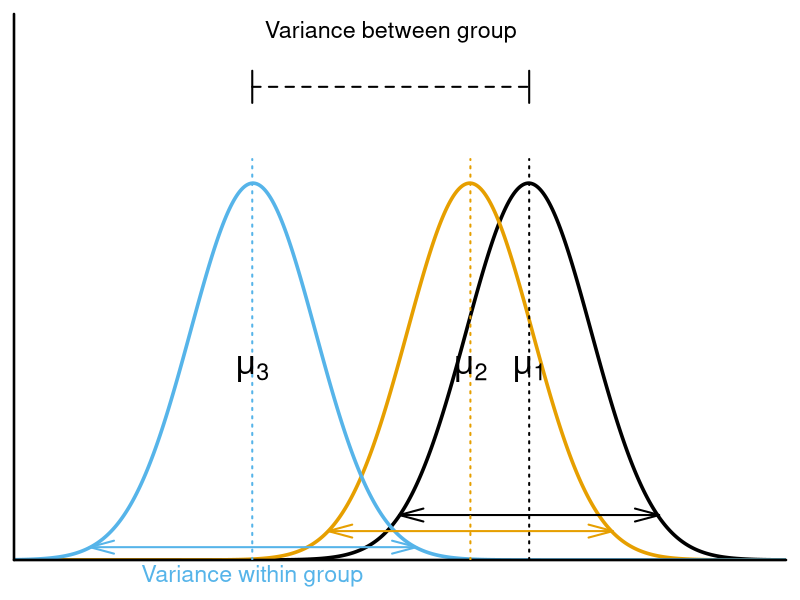

Here is the R script that generated this plot:
######################################
# Conceptual figure for ANOVA
# Will Vieira
# November 12, 2019
######################################


# generate data for 3 diff normal dist
x = seq(0, 21, length.out = 500)
y1 = dnorm(x, 14, 1.7)
y2 = dnorm(x, 12.4, 1.7)
y3 = dnorm(x, 6.5, 1.7)


# plot
colorBlind = c("#000000", "#E69F00", "#56B4E9")

par(xaxs = "i", yaxs = "i", mar = c(2, 0.7, 0.7, 0.7))
plot(x, y1, type = 'l', axes = FALSE, lwd = 3.5, xlab = "", ylab = "", ylim = c(0, 0.34), yaxt = "n", yaxt = "n", col = colorBlind[1])
lines(x, y2, lwd = 3.5, col = colorBlind[2])
lines(x, y3, lwd = 3.5, col = colorBlind[3])
axis(1, at = c(-20, 30), lwd = 2.5)
axis(2, at = c(-5, 5), lwd = 2.5)


# get arrow positions
posList = list() # list to save position
yLevel = c(0.028, 0.018, 0.008) # y value for each arrow

for(i in 1:3)
{
  # get closest value in the rigth and left size of the distribution for the respective yLevel value
  y <- get(paste0('y', i))
  leftValue = which(abs(y[1:250] - yLevel[i]) == min(abs(y[1:250] - yLevel[i])))
  rigthValue = which(abs(y[251:500] - yLevel[i]) == min(abs(y[251:500] - yLevel[i])))

  # get the position of the highest value of y
  hv <- which(abs(y - max(y)) == min(abs(y - max(y))))

  # asign to vector
  posList[[i]] <- c(leftValue, (rigthValue + 251), hv)
}


# plot arrows (difference within groups)
for(i in 1:3)
  arrows(x[posList[[i]][1]], yLevel[i], x[posList[[i]][2]], yLevel[i], lwd = 2, lty = 1, col = colorBlind[i], angle = 15, code = 3)

# plot abline for mean of each group
for(i in 1:3)
{
  y <- get(paste0('y', i))
  arrows(x[posList[[i]][3]], 0, x[posList[[i]][3]], y[posList[[i]][3]] + 0.015, col = colorBlind[i], lwd = 2, lty = 3, code = 0)
}

# add text mean
mtext(expression(mu[1]), 1, at = x[posList[[1]][3]], line = -9.7, cex = 2)
mtext(expression(mu[2]), 1, at = x[posList[[2]][3]], line = -9.7, cex = 2)
mtext(expression(mu[3]), 1, at = x[posList[[3]][3]], line = -9.7, cex = 2)

# plot arrow (difference between groups)
arrows(x[posList[[3]][3]], y[posList[[3]][3]] + 0.06, x[posList[[1]][3]], y[posList[[3]][3]] + 0.06, lwd = 2, lty = 2, code = 0)
arrows(x[posList[[3]][3]], y[posList[[3]][3]] + 0.05, x[posList[[3]][3]], y[posList[[3]][3]] + 0.07, lwd = 2, lty = 1, code = 0)
arrows(x[posList[[1]][3]], y[posList[[3]][3]] + 0.05, x[posList[[1]][3]], y[posList[[3]][3]] + 0.07, lwd = 2, lty = 1, code = 0)
mtext('Variance between group', at = 10.25, line = -1.4, cex = 1.4)
mtext('Variance within group', 1, at = x[posList[[3]][3]], line = 0.3, cex = 1.4, col = colorBlind[3])
